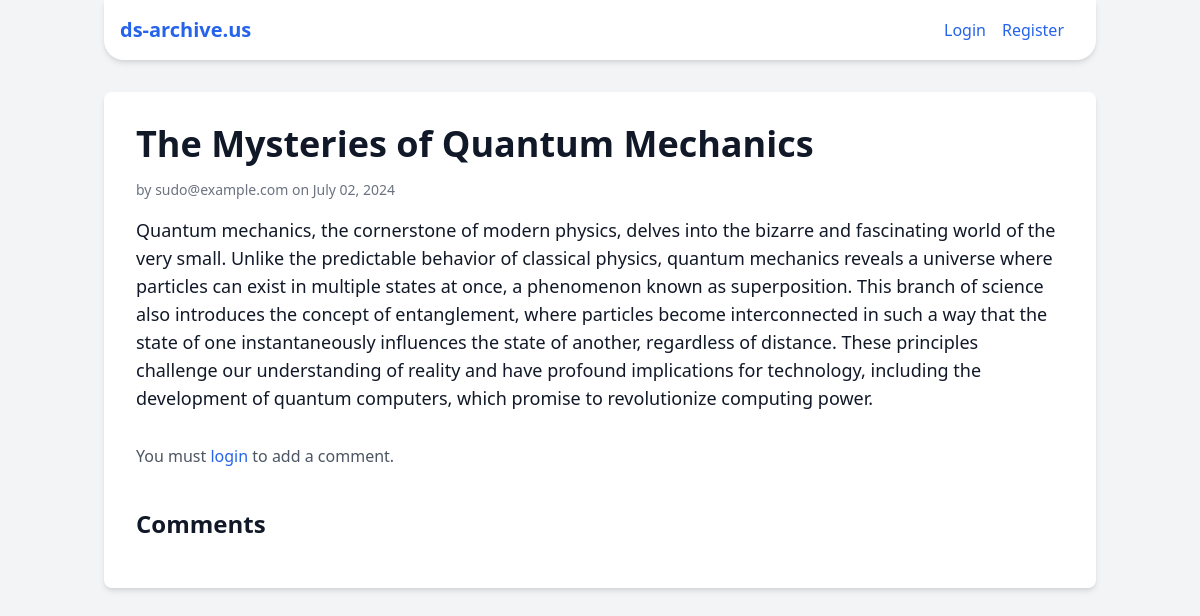
The page /api/posts/1 on the database its author committed.
### app/db.py (models this page shows)
class BlogPost(Base):
    __tablename__ = 'blog_posts'
    id = Column(Integer, primary_key=True)
    title = Column(String(100), nullable=False)
    content = Column(String(1000), nullable=False)
    author = Column(String(50), nullable=False)
    created_at = Column(DateTime, default=datetime.utcnow)
    comments = relationship('Comment', back_populates='post')

### app/routes.py (the view)
@api.route("/posts/<int:post_id>", methods=['GET'])
def get_post(post_id):
    if request.method=='GET':
        current_user = session.get('user_email')
        post = db.get_post(post_id)
        return render_template('post.html', post=post, user=current_user)

### app/db.py (called while the page is built)
    def get_post(self, post_id):
        return self.session.query(BlogPost).filter_by(id=post_id).one_or_none()

### app/templates/post.html (shortened to what this page needs)
<!DOCTYPE html>
<html lang="en">
<head>
    <link href="https://cdn.jsdelivr.net/npm/tailwindcss@2.2.19/dist/tailwind.min.css" rel="stylesheet">
</head>
<body class="bg-gray-100 text-gray-900">
    <div class="container mx-auto px-4">
        <header class="bg-white shadow-md mb-8 header">
            <div class="flex items-center justify-between py-4 ml-4 mr-4">
                <h1 class="text-xl font-bold text-blue-600">ds-archive.us</h1>
                <ul class="flex gap-4">
                    {% if user %}
                        <li class="text-gray-600">Welcome, {{ user.split('@')[0] }}</li>
                        <li>
                            <form action="{{ url_for('api.logout') }}" method="POST">
                                <button type="submit" class="text-blue-600 hover:underline">Logout</button>
                            </form>
                        </li>
                    {% else %}
                        <li><a href="{{ url_for('api.login') }}" class="text-blue-600 hover:underline">Login</a></li>
                        <li><a href="{{ url_for('api.register') }}" class="text-blue-600 hover:underline">Register</a></li>
                    {% endif %}
                </ul>
            </div>
        </header>
        <div class="bg-white p-8 rounded-lg shadow-md mb-8">
            <h1 class="text-4xl font-bold mb-4">{{ post.title }}</h1>
            <p class="text-sm text-gray-500 mb-4">by {{ post.author }} on {{ post.created_at.strftime('%B %d, %Y') }}</p>
            <div class="text-lg mb-8">
                {{ post.content }}
            </div>
            {% if user %}
                <div class="bg-gray-100 p-4 rounded-lg">
                    <h2 class="text-2xl font-bold mb-4">Add a Comment</h2>
                    <form action="{{ url_for('api.add_comment', post_id=post.id) }}" method="POST">
                        <div class="mb-4">
                            <label for="content" class="block text-gray-700"></label>
                            <textarea id="content" name="content" rows="4" class="w-full p-2 border border-gray-300 rounded-lg focus:outline-none focus:ring-2 focus:ring-blue-500" required></textarea>
                        </div>
                        <div>
                            <button type="submit" class="px-4 py-2 bg-blue-500 text-white rounded-lg hover:bg-blue-600">Submit</button>
                        </div>
                    </form>
                </div>
            {% else %}
                <p class="text-gray-600">You must <a href="{{ url_for('api.login') }}" class="text-blue-600 hover:underline">login</a> to add a comment.</p>
            {% endif %}
            <div class="mt-10">
                <h2 class="text-2xl font-bold mb-4">Comments</h2>
            </div>
        </div>
    </div>
</body>
</html>

### app/templates/post.html (style rules this page uses)
.header { border-bottom-left-radius: 20px; border-bottom-right-radius: 20px; }

### rows shown on the page
BlogPost: title "The Mysteries of Quantum Mechanics", author "sudo@example.com", created_at "July 02, 2024", content "Quantum mechanics, the cornerstone of modern physics, delves into the bizarre and fascinating world of the very small. Unlike the predictable behavior of classical physics, quantum mechanics reveals a universe where particles can exist in multiple states at once, a phenomenon known as superposition. This branch of science also introduces the concept of entanglement, where particles become interconnected in such a way that the state of one instantaneously influences the state of another, regardless of distance. These principles challenge our understanding of reality and have profound implications for technology, including the development of quantum computers, which promise to revolutionize…"
